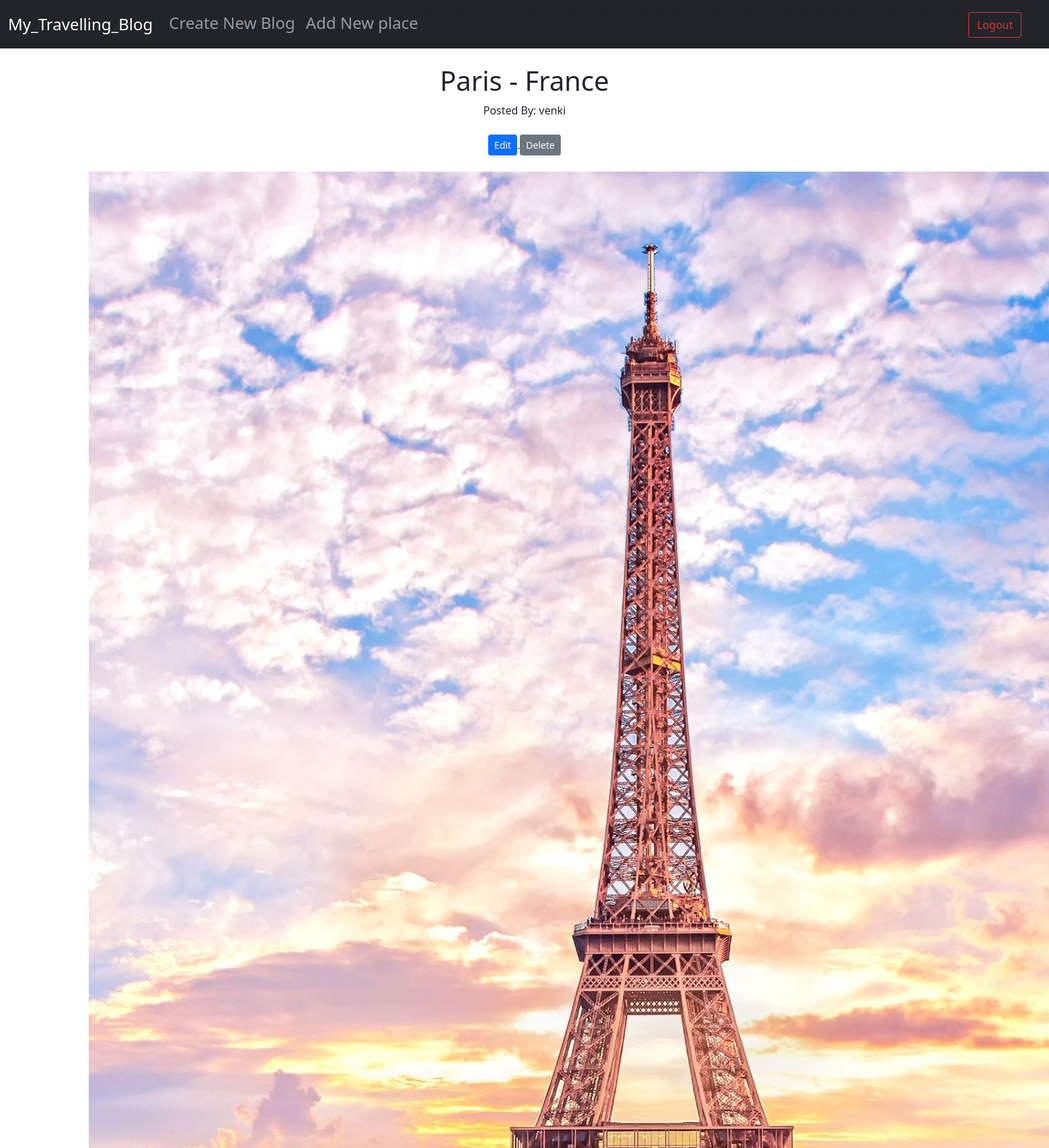
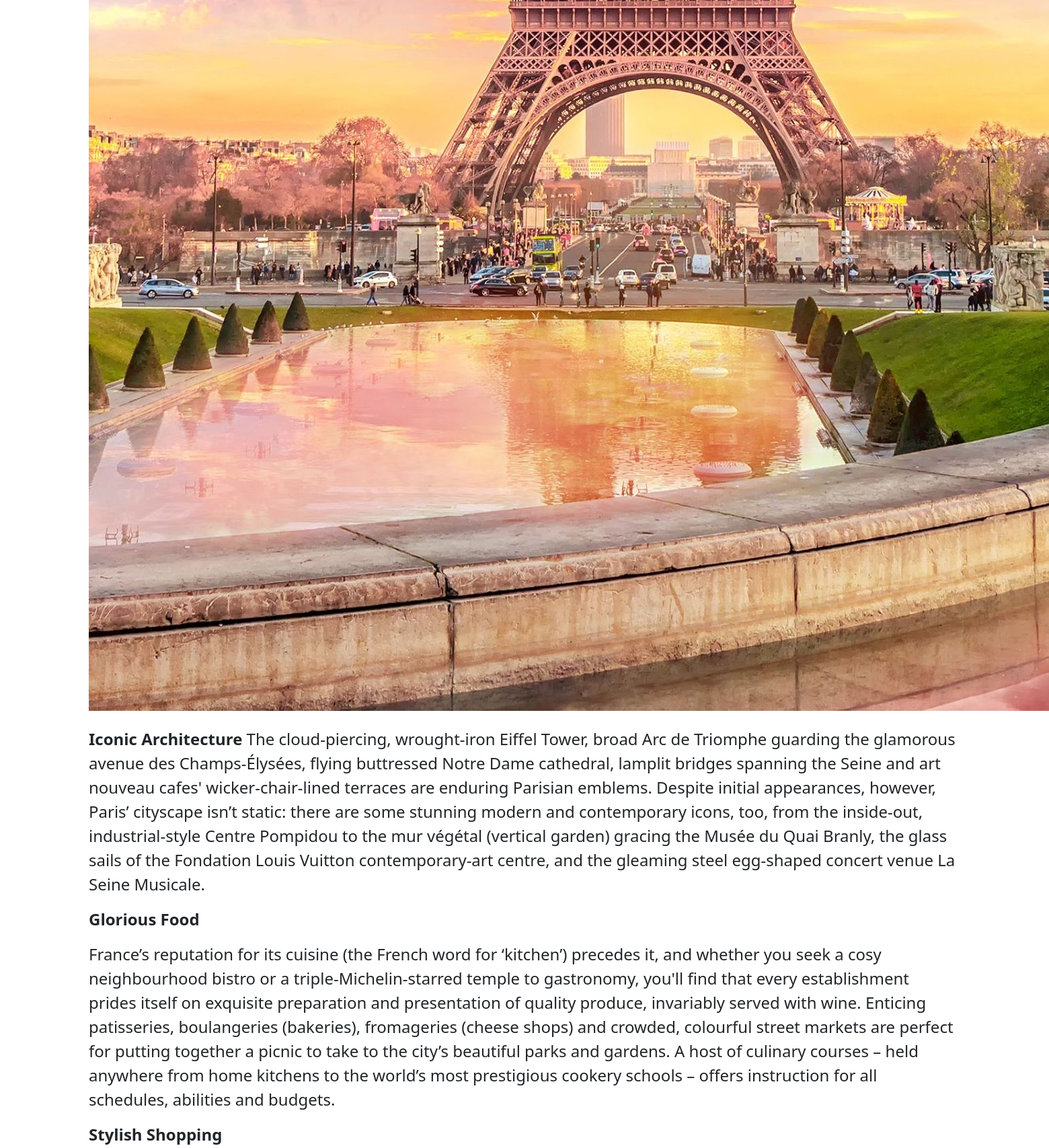
/Article/12 (signed in, upper part), run on the app's committed database (2 pictures, top to bottom).
### New_blog/models.py (models this page shows, shortened)
class Post(models.Model):
	place = models.CharField(max_length = 250)
	author = models.ForeignKey(User, on_delete = models.CASCADE) # to delete all the blogs of user when he removed as user
	post_image = models.ImageField(null = True, blank = True, upload_to="images/")
	Description = models.TextField()
	category = models.CharField(max_length=250, default='coding')
	post_date = models.DateField(auto_now_add=True)

### New_blog/views.py (the view)
# urls.py: path('Article/<int:pk>', ArticleView.as_view(), name = 'Article-details'), # pk->primary key of the blog created by database
class ArticleView(DetailView):
	model = Post
	template_name = 'articles.html'

### New_blog/Templates/articles.html (shortened to what this page needs)
{% extends 'base.html' %}
{% block content %}
{% if user.is_authenticated %}
    <br/>
    <center><h1> {{ post.place }} - {{ post.category }} </h1>
    Posted By: {{ post.author }}
     <br/>
    <br/>
    <a href="{% url 'Edit_post' post.pk %}">
        <button type="button" class="btn btn-primary btn-sm">Edit</button>
    </a>
    <a href="{% url 'Delete_post' post.pk %}">
        <button type="button" class="btn btn-secondary btn-sm">Delete</button>
    </a>
    <br/><br/>
    {% if post.post_image %}
    <img src="{{ post.post_image.url }}"> <br/><br/>
    {% endif %}
    </center>
    <font size="+2">{{ post.Description|safe }} </font>
    <br/> <br/>
    <br/> <br/> <br/>
{% else %}
    <br/>
    <strong> <center><font size = "+3">You're not Logged In </font> <br/><br/>
    	If you want see the article then Click on <br/><br/> <a href="{% url 'login' %}"><button class="btn btn-secondary">Login</button></a></center>
    </strong>
{% endif %}
{% endblock %}

### data on the page
Post: place "Paris", category "France", author "venki", post_image (picture), Description "Iconic Architecture The cloud-piercing, wrought-iron Eiffel Tower, broad Arc de Triomphe guarding the glamorous avenue des Champs-Élysées, flying buttressed Notre Dame cathedral, lamplit bridges spanning the Seine and art nouveau cafes' wicker-chair-lined terraces are enduring Parisian emblems. Despite initial appearances, however, Paris’ cityscape isn’t static: there are some stunning modern and contemporary icons, too, from the inside-out, industrial-style Centre Pompidou to the mur végétal (vertical garden) gracing the Musée du Quai Branly, the glass sails of the Fondation Louis Vuitton contemporary-art centre, and the gleaming steel egg-shaped concert venue La Seine Musicale. Glorious…"
